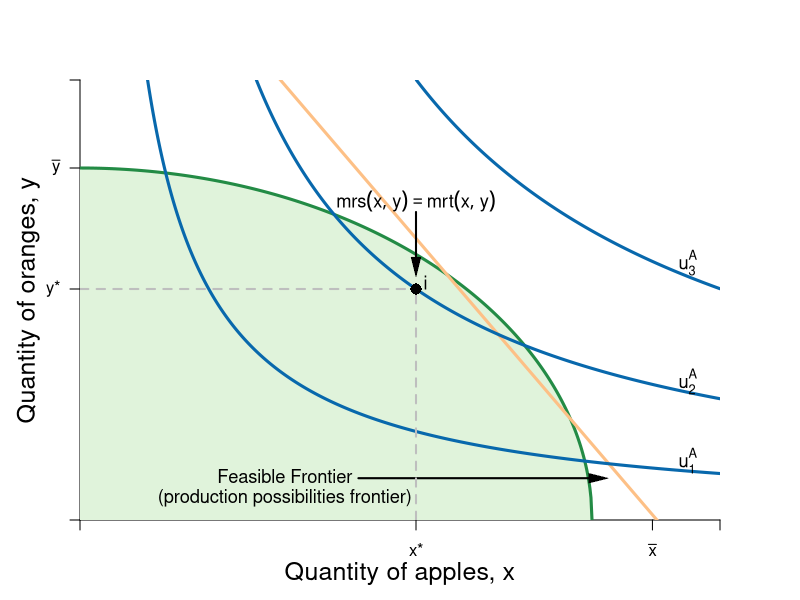

This chart was generated by the following R code:
#Graph Designer: Simon Halliday
#Authors: Bowles, Foley and Halliday
#Title: Coordination, Conflict and Competition: A Text in Microeconomics

require(shape)
pdf(file = "specprodexch/ppf_dos.pdf", width = 8, height = 8)

#Set parameters for graphics
axislabelsize <- 1.5
labelsize <- 1.1
graphlinewidth <- 3
segmentlinewidth <- 2

COL <- c("#7fc97f", "#beaed4", "#fdc086", "#ffff99", "#386cb0", "#f0027f", "#bf5b17", "#666666")
COLA <- c("#e0f3db", "#99d8c9","#66c2a4","#41ae76", "#238b45", "#005824")
COLB <- c("#4eb3d3", "#2b8cbe", "#0868ac","#084081")

#Edited the margins to cater for the larger LHS labels
par(mar =  c(4, 4, 4, 4))

#Change this to make it log of l 

# ppf <- function(l, k = 0.5) {
#   k * (1/l)
# }

ppf <- function(x, k = 0.1, maxy = 8, alpha = 2) {
  maxy - k*x^alpha 
}

ppf2 <- function(x, yint = 80){
  sqrt(yint - (x)^2)
}

uFn <- function(x, y, alpha = 0.5){
  (x^alpha)*(y^(1-alpha))
}

bcA <- function(x, w = 8, p = 2) {
  w - p*x
}


xlims <- c(0, 10)
ylims <- c(0, 10)

npts <- 501 
x <- seq(xlims[1], xlims[2], length.out = npts)
y <- seq(ylims[1], ylims[2], length.out = npts) 
a <- c(3.25, 5.25, 7.25)

plot(0, 0, xlim = xlims, ylim = ylims, type = "n",
     xlab = expression(paste("")),
     ylab = expression(paste("")), 
     xaxt = "n", 
     yaxt = "n", 
     cex.lab = axislabelsize, 
     bty = "n", 
     xaxs="i", 
     yaxs="i"
)


# ticksy <- seq(from = 0, to = ylims[2], by = 1)
# ylabels <- seq(from = 0, to = ylims[2], by = 1)
# ticksx <- seq(from = 0, to = xlims[2], by = 1)
# xlabels <- seq(from = 0, to = xlims[2], by = 1)
ticksy <- c(ylims[1], 5.25, 8, ylims[2])
ylabels <- c(NA, expression(paste(y,"*")), expression(paste(bar(y))), NA)
ticksx <- c(xlims[1], 5.25, 8.944272, xlims[2])
xlabels <- c(NA, expression(paste(x,"*")), expression(paste(bar(x))), NA)

axis(1, at = ticksx, pos = 0, labels = xlabels)
axis(2, at = ticksy, pos = 0, labels = ylabels, las = 1)

npts <- 500 
xx1 <- seq(xlims[1], xlims[2], length.out = npts)
xx2 <- seq(0, 8, length.out = npts)
xx3 <- seq(xlims[1], 0, length.out = npts)
xx4 <- seq(-11, 0, length.out = npts)

#Draw the polygon for shading the feasible set
# xpoly1 <- seq(from = xlims[1], to = xlims[2], length.out = 500)
# ypoly1 <- ppf(xpoly1, k = 0.1, maxy = 8, alpha = 2)
# polygon(x = c(xpoly1, rev(xpoly1[1])), y = c(ypoly1, rev(ypoly1)[1]), col=COLA[1], density=NULL, border = NA)

xpoly1 <- seq(from = xlims[1], to = 8, length.out = 500)
ypoly1 <- ppf2(xpoly1, yint = 64)
polygon(x = c(xpoly1, rev(xpoly1[1])), y = c(ypoly1, rev(ypoly1)[1]), col=COLA[1], density=NULL, border = NA)


#Draw the graphs
#lines(xx1, ppf(xx1, k = 0.1, maxy = 8, alpha = 2), col = COLA[5], lwd = graphlinewidth)
lines(xx2, ppf2(xx2, yint = 64), col = COLA[5], lwd = graphlinewidth)
lines(xx1, bcA(xx1, w = 15.325, p = 1.7), col = COL[3], lwd = graphlinewidth)
#lines(xx2, fishProd(xx2, k = 2), col = COLB[3], lwd = graphlinewidth)
#lines(xx3, feasibleLabor(xx3, time = 10), col = COL[3], lwd = graphlinewidth)
#lines(xx4, manufactureProd(xx4, k = 0.1, alpha = 2), col = COLB[4], lwd = graphlinewidth)

#Label the feasible frontier
text(3.2, 1, expression("Feasible Frontier"), cex = labelsize)
text(3.2, 0.5, expression("(production possibilities frontier)"), cex = labelsize)
Arrows(4.35, 0.95, 8.1, 0.95, col = "black", lty = 1, lwd = 2, arr.type = "triangle", arr.lwd = 0.5)

contour(x, y, 
        outer(x, y, uFn),
        drawlabels = FALSE,
        col = COLB[3],
        lwd = graphlinewidth,
        levels = a, 
        xaxs="i", 
        yaxs="i", 
        add = TRUE)

#Axis labels
mtext(expression(paste("Quantity of apples, ", x)), side = 1, line = 2.5, cex = axislabelsize)
text(-0.8, 5, expression(paste("Quantity of oranges, ", y)), xpd = TRUE, cex = axislabelsize, srt = 90) 

#Annotate max u point on feasibility frontier
text(5.4, 5.4, expression(paste(i)), cex = labelsize)
segments(0, 5.25, 5.25, 5.25, lty = 2, col = "gray", lwd = segmentlinewidth)
segments(5.25, 0, 5.25, 5.25, lty = 2, col = "gray", lwd = segmentlinewidth)
points(5.25, 5.25, pch = 16, col = "black", cex = 1.5)

#Add mrs = mrt at i
text(5.25, 7.25, expression(paste(mrs(x,y) == mrt(x,y))), cex = labelsize)
Arrows(5.25, 7, 5.25, 5.75, col = "black", lty = 1, lwd = 2, arr.type = "triangle", arr.lwd = 0.5)

#Label the indifference curves
text(9.5, 1.35, expression(u[1]^A), cex = labelsize)
text(9.5, 3.15, expression(u[2]^A), cex = labelsize)
text(9.5, 5.85, expression(u[3]^A), cex = labelsize)

dev.off()
